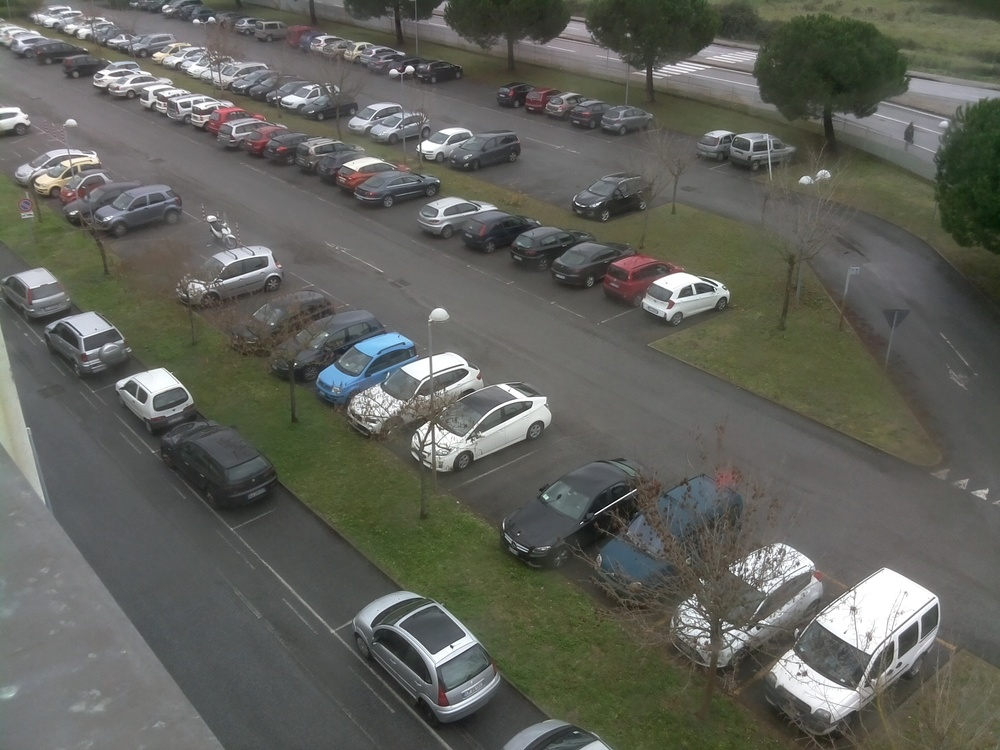
#> input picture app/samples/cnrcam1_rainy.jpg, 1000 x 750 px; its folder holds only this picture in this run
$ python -i parksense_core.py   (imports and definitions only)   (older library calls are emulated)
#> lines starting #> are read from the running program, lines starting #| are printed output that depends on the picture
#> further down, picture is the input picture: shape (750, 1000, 3); mean B, G, R 90.4, 97.6, 96.3
"""
ParkSense core: shared by the web app and the training scripts so that slot crops
are produced in exactly the same way at training time and in production.

  * order_quad / rectify  - perspective rectification of a slot quadrilateral (Week 2)
  * baseline_features     - classical edge-density + colour-variance features (Weeks 2-3)
  * OccupancyModel        - ONNX Runtime wrapper for the CNN (Weeks 6-7, Lecture D)
"""
from __future__ import annotations

import json
import os
import numpy as np
import cv2

CROP = 64  # rectified slot crop is CROP x CROP pixels


# ----------------------------------------------------------------------------- geometry
# [33 lines left out: functions to_quad, order_quad, rectify, not called in this run]


# ----------------------------------------------------------------------------- baseline
BASELINE_FEATURES = ["edge_density", "lap_var", "gray_std", "sat_mean", "sat_std", "hue_std",
                     "grad_mean", "center_edge"]


# [22 lines left out: function baseline_features, not called in this run]


class BaselineModel:
    """Logistic regression on baseline_features, stored as plain JSON (no sklearn at runtime)."""

    # [11 lines left out: functions __init__, predict_proba, not called in this run]


# ----------------------------------------------------------------------------- CNN (ONNX)
MEAN = np.array([0.485, 0.456, 0.406], np.float32)
STD = np.array([0.229, 0.224, 0.225], np.float32)


# [4 lines left out: function preprocess, not called in this run]


class OccupancyModel:
    # [21 lines left out: functions __init__, predict_proba, not called in this run]


# ----------------------------------------------------------------------------- image QA
def image_quality(img: np.ndarray) -> dict:
    """Cheap checks that drive the 'not sure' state for the whole frame."""
    g = cv2.cvtColor(img, cv2.COLOR_BGR2GRAY)
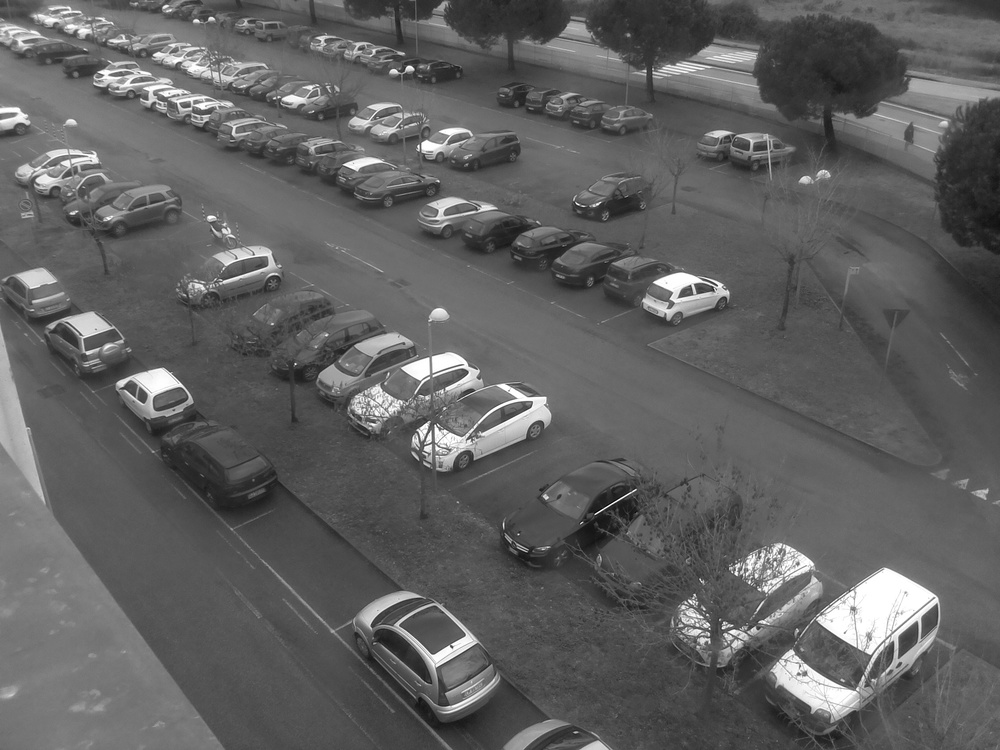
#> g: shape (750, 1000); min 1, max 255, mean 96.4
    small = cv2.resize(g, (320, int(320 * g.shape[0] / g.shape[1])))
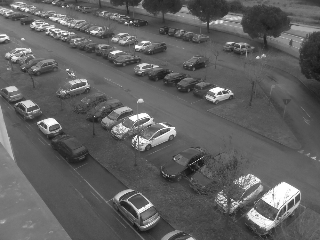
#> small: shape (240, 320); min 19, max 255, mean 96.2
    return {
        "brightness": float(small.mean()),
        "contrast": float(small.std()),
        "sharpness": float(cv2.Laplacian(small, cv2.CV_32F).var()),
    }

>>> import cv2
>>> picture = cv2.imread('samples/cnrcam1_rainy.jpg')
>>> result = image_quality(picture)
#> result = {'brightness': 96.23, 'contrast': 35.54, 'sharpness': 2545.9}

$ run again, on app/samples/cnrcam5_sunny.jpg
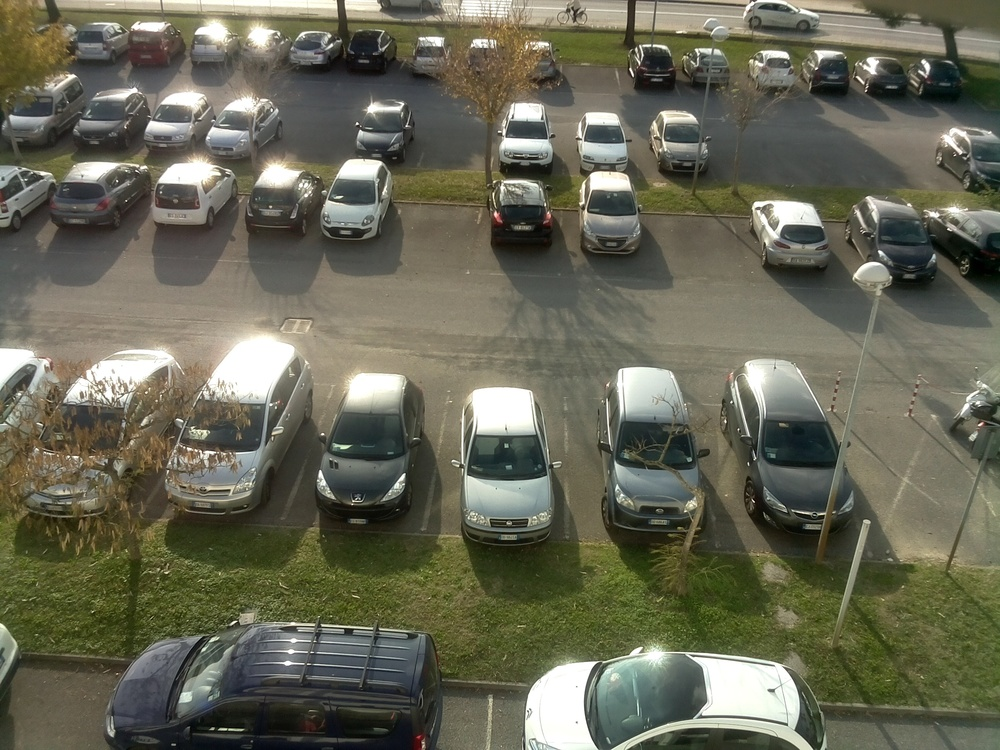
#> input picture app/samples/cnrcam5_sunny.jpg, 1000 x 750 px
#> picture is the input picture: shape (750, 1000, 3); mean B, G, R 85.8, 103.5, 103.6
#> in image_quality, `g = cv2.cvtColor(img, cv2.COLOR_BGR2GRAY)`:
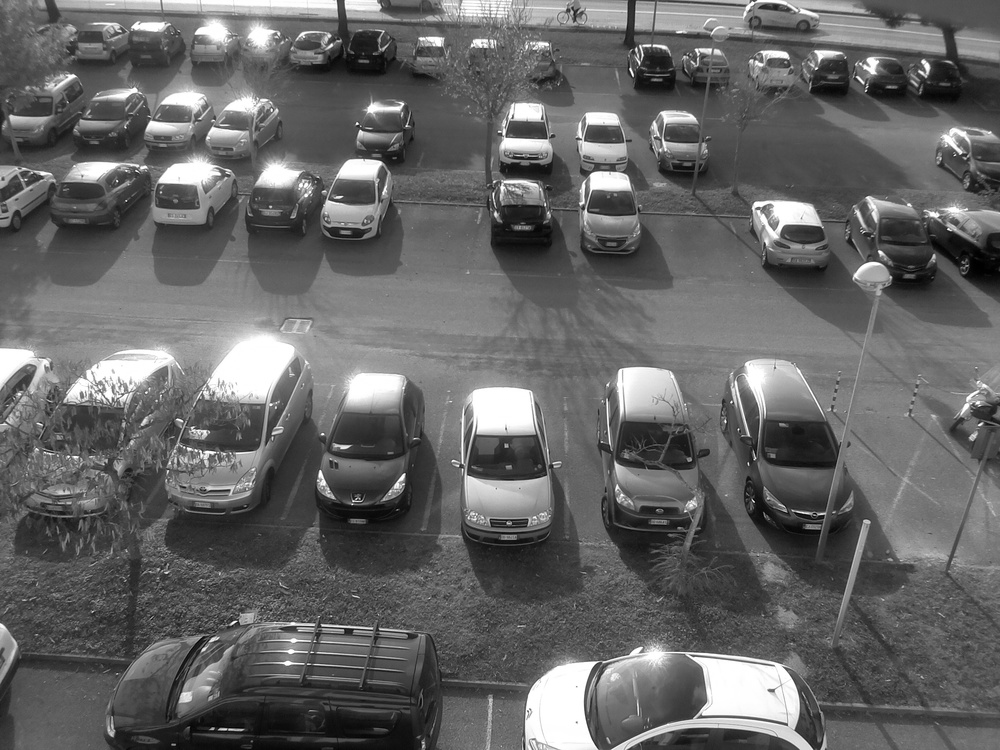
#> g: shape (750, 1000); min 0, max 255, mean 101.5
#> in image_quality, `small = cv2.resize(g, (320, int(320 * g.shape[0] / g.shape[1])))`:
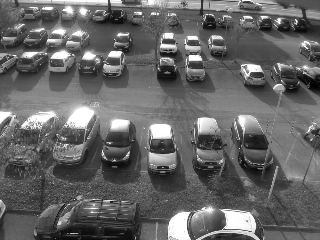
#> small: shape (240, 320); min 1, max 255, mean 101.4
#> result = {'brightness': 101.4, 'contrast': 49.83, 'sharpness': 3489.1}

$ run again, on app/samples/pucpr_rainy.jpg
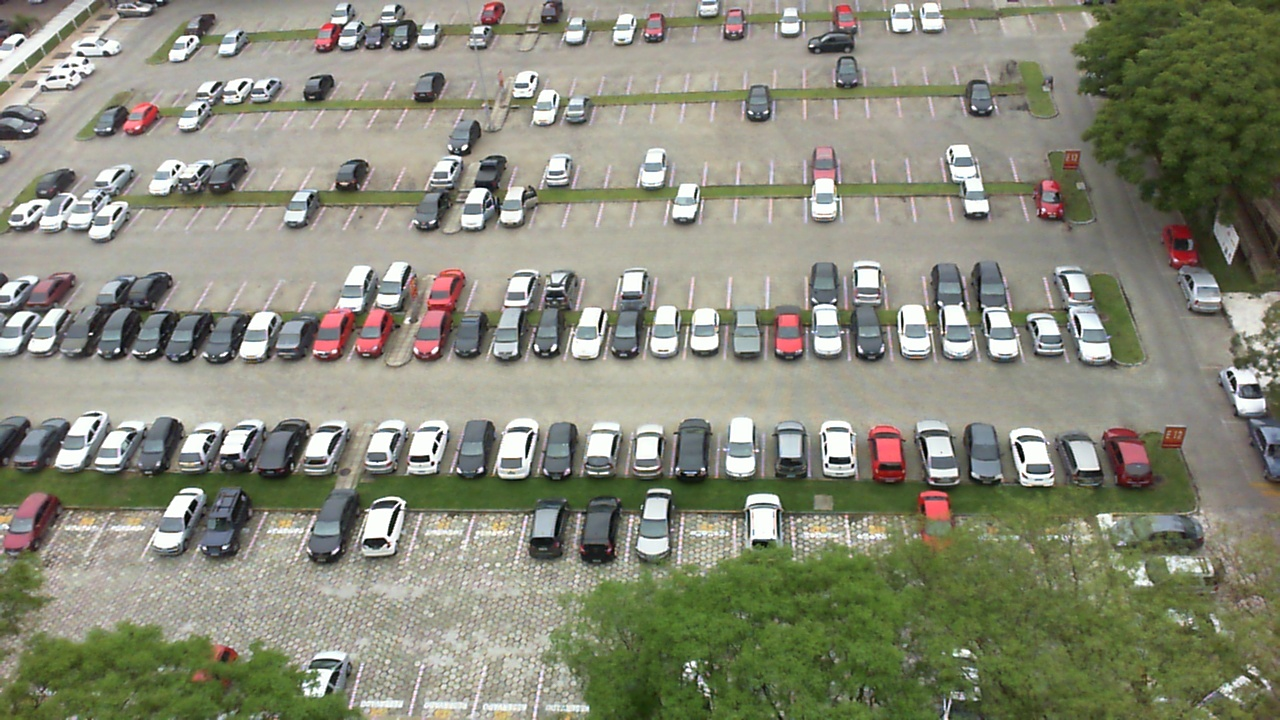
#> input picture app/samples/pucpr_rainy.jpg, 1280 x 720 px
#> picture is the input picture: shape (720, 1280, 3); mean B, G, R 120.6, 138, 136.5
#> in image_quality, `g = cv2.cvtColor(img, cv2.COLOR_BGR2GRAY)`:
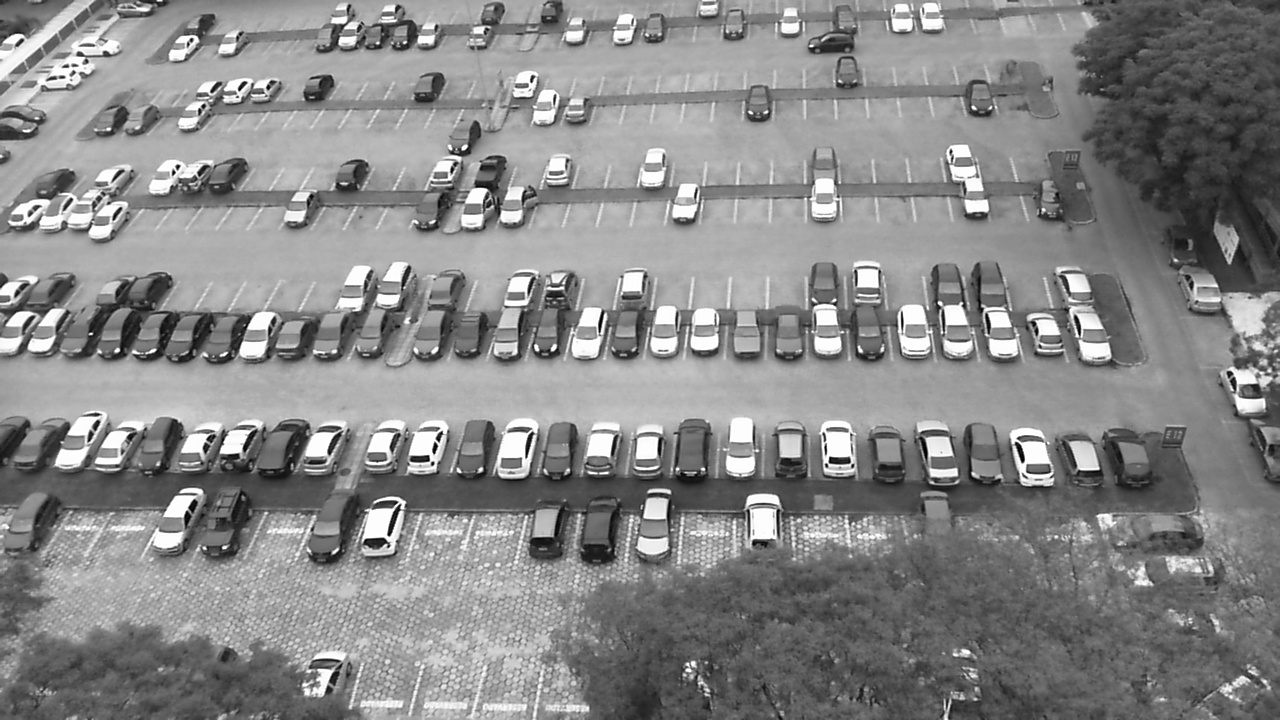
#> g: shape (720, 1280); min 0, max 255, mean 135.5
#> in image_quality, `small = cv2.resize(g, (320, int(320 * g.shape[0] / g.shape[1])))`:
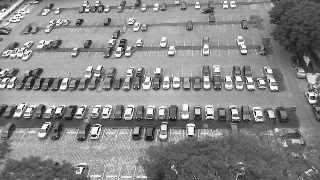
#> small: shape (180, 320); min 1, max 255, mean 135.7
#> result = {'brightness': 135.7, 'contrast': 48.86, 'sharpness': 6440.3}

$ run again, on app/samples/ufpr04_rainy.jpg
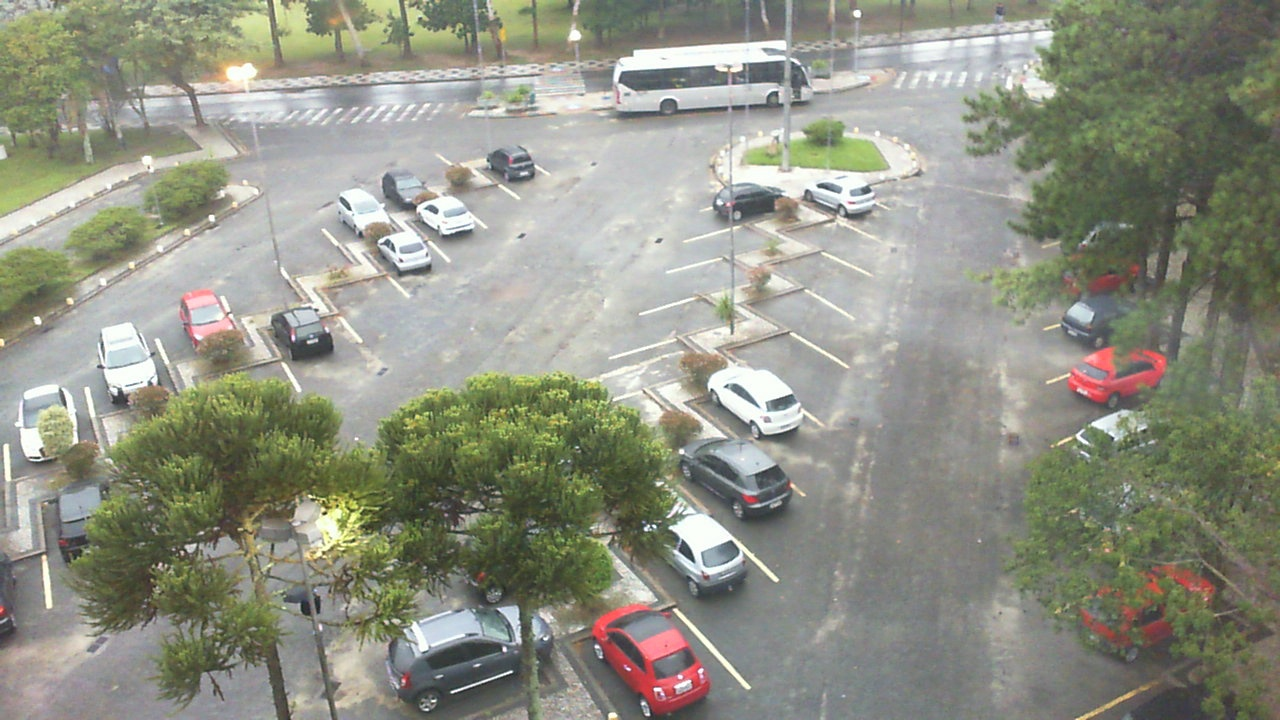
#> input picture app/samples/ufpr04_rainy.jpg, 1280 x 720 px
#> picture is the input picture: shape (720, 1280, 3); mean B, G, R 132.3, 146, 144.2
#> in image_quality, `g = cv2.cvtColor(img, cv2.COLOR_BGR2GRAY)`:
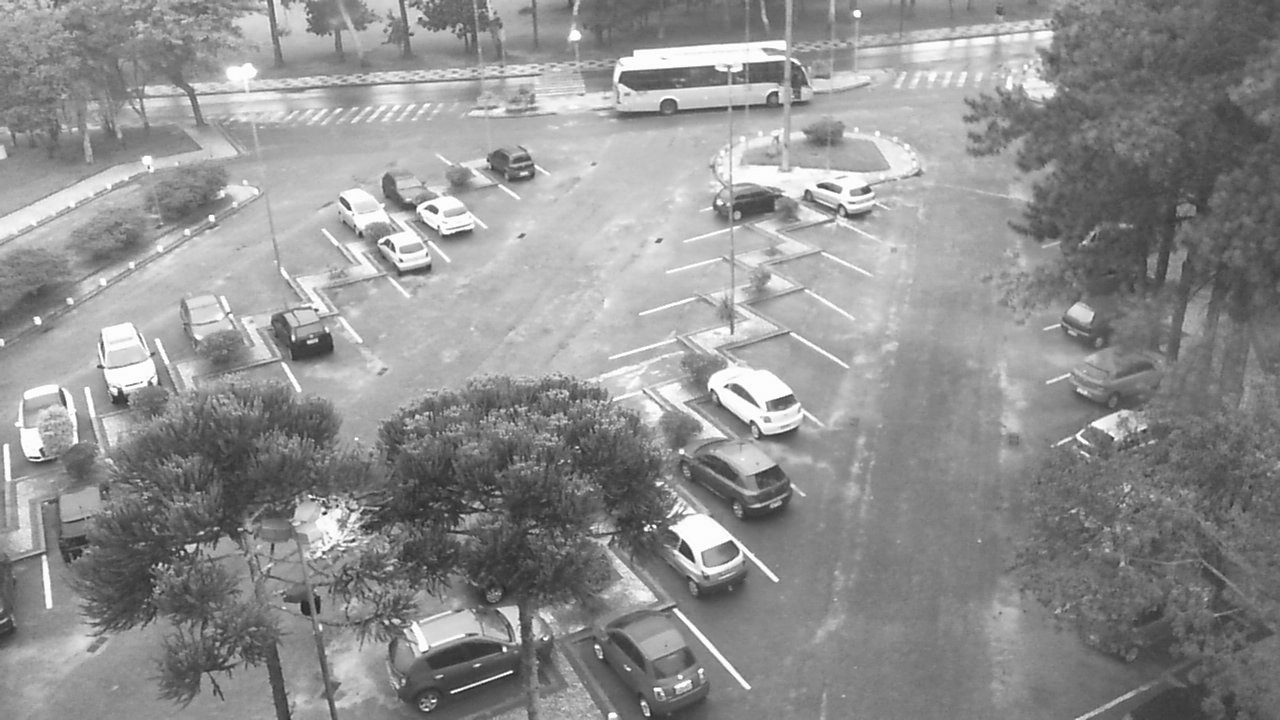
#> g: shape (720, 1280); min 30, max 255, mean 143.9
#> in image_quality, `small = cv2.resize(g, (320, int(320 * g.shape[0] / g.shape[1])))`:
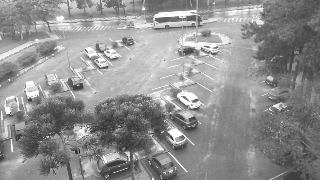
#> small: shape (180, 320); min 43, max 255, mean 144
#> result = {'brightness': 144, 'contrast': 44.35, 'sharpness': 2959.2}
